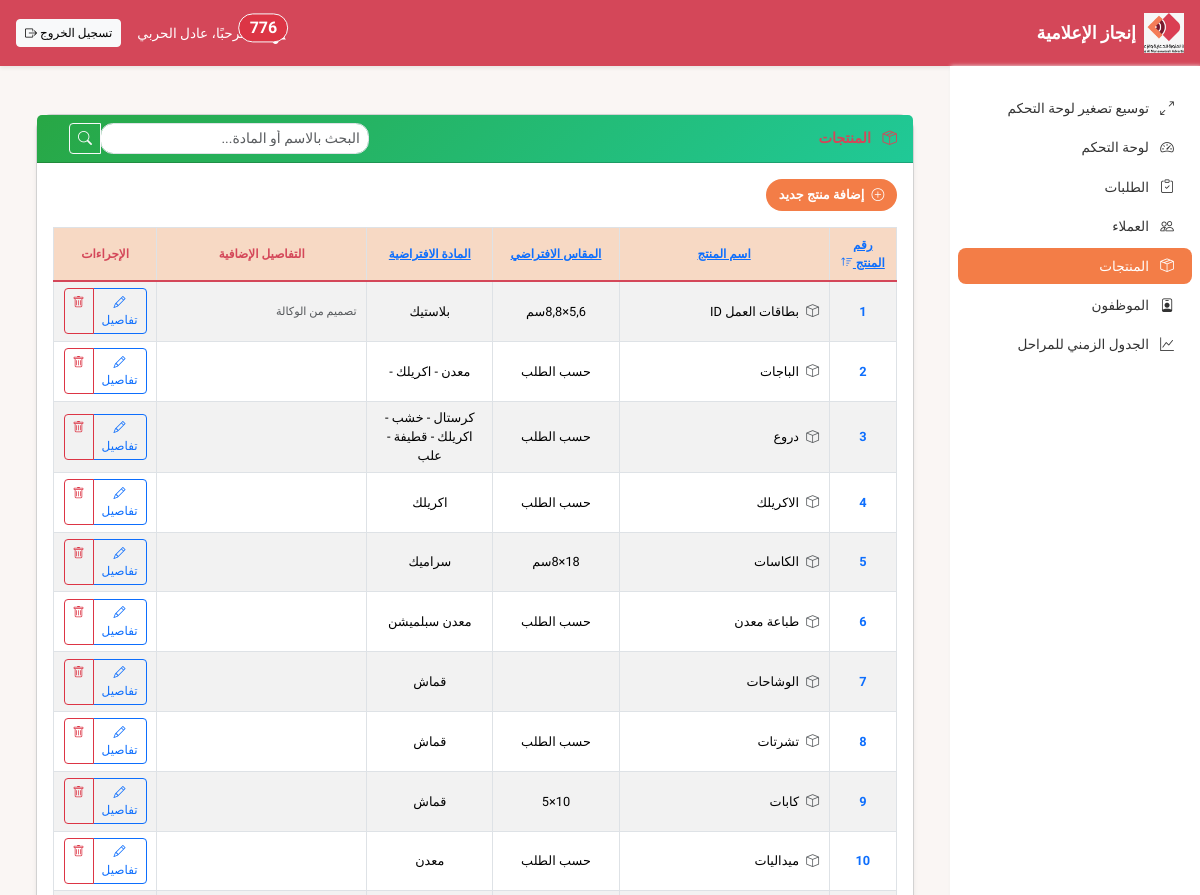
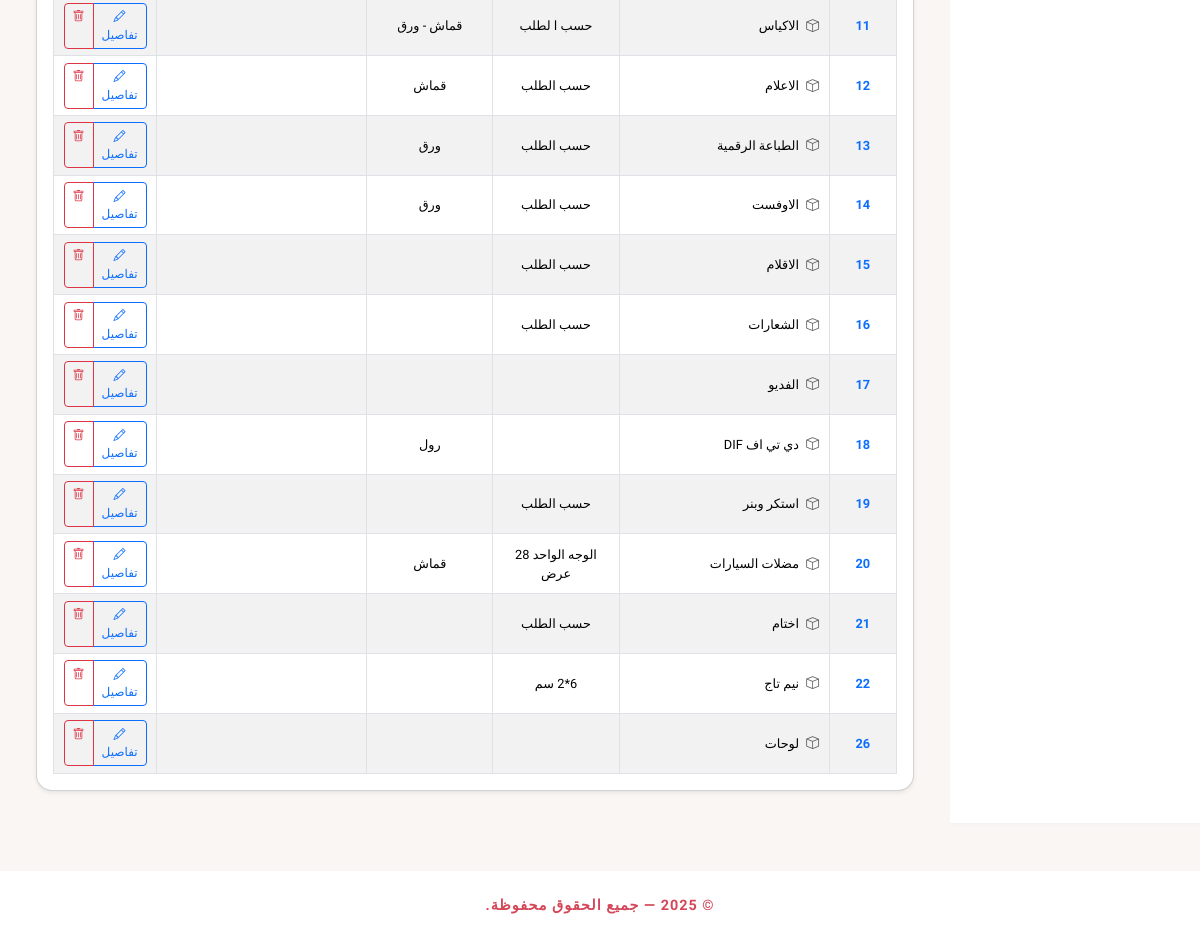
The page /products (signed in) on the database its author committed (2 pictures, top to bottom).
### tables this page shows
CREATE TABLE `products` (
  `product_id` int(11) NOT NULL,
  `name` varchar(100) NOT NULL,
  `default_size` varchar(50) DEFAULT NULL,
  `default_material` varchar(50) DEFAULT NULL,
  `default_details` text DEFAULT NULL
);

### src/Controller/ProductController.php (called while the page is built, shortened)
<?php
class ProductController
{
    private \mysqli $conn;
    public function __construct(\mysqli $conn)
    {
        $this->conn = $conn;
    }
    public function index(): void
    {
        $sort_column_key = $_GET['sort'] ?? 'product_id';
        $sort_order = $_GET['order'] ?? 'asc';
        $sort_column_sql = $sort_column_key;
        $res = $this->conn->query("SELECT * FROM products ORDER BY $sort_column_sql $sort_order");
        require_once __DIR__ . '/../View/product/list.php';
    }
}

### src/View/product/list.php (the view, shortened to what this page needs)
<div class="container-fluid">
    <div class="row">
        <div class="col-12">
            <div class="card shadow-sm">
                <div class="card-header bg-primary text-white d-flex justify-content-between align-items-center">
                    <h5 class="mb-0">
                        <i class="bi bi-box-seam me-2"></i>
                        المنتجات
                    </h5>
                    <form method="get" class="d-flex align-items-center">
                        <div class="input-group input-group-sm me-3" style="width: 300px;">
                            <input type="text" name="search" id="searchInput" class="form-control" placeholder="البحث بالاسم أو المادة..." value="<?= htmlspecialchars($_GET['search'] ?? '') ?>">
                            <button class="btn btn-outline-light" type="submit">
                                <i class="bi bi-search"></i>
                            </button>
                        </div>
                    </form>
                </div>
                <div class="card-body">
                    <div class="mb-3 d-flex flex-wrap gap-2">
                        <a href="<?= \App\Core\Helpers::url('/products/add') ?>" class="btn btn-success">
                            <i class="bi bi-plus-circle me-1"></i>
                            إضافة منتج جديد
                        </a>
                    </div>
                    <div class="table-responsive">
                        <table class="table table-bordered table-striped table-hover text-center table-sm" id="productsMainTable">
                            <thead>
                                <tr>
                                    <th style="width: 8%;"><?= \App\Core\Helpers::generate_sort_link('product_id', 'رقم المنتج', $sort_column_key, $sort_order) ?></th>
                                    <th style="width: 25%;"><?= \App\Core\Helpers::generate_sort_link('name', 'اسم المنتج', $sort_column_key, $sort_order) ?></th>
                                    <th style="width: 15%;"><?= \App\Core\Helpers::generate_sort_link('default_size', 'المقاس الافتراضي', $sort_column_key, $sort_order) ?></th>
                                    <th style="width: 15%;"><?= \App\Core\Helpers::generate_sort_link('default_material', 'المادة الافتراضية', $sort_column_key, $sort_order) ?></th>
                                    <th style="width: 25%;">التفاصيل الإضافية</th>
                                    <th style="width: 12%;">الإجراءات</th>
                                </tr>
                            </thead>
                            <tbody>
                                <?php while($row = $res->fetch_assoc()): ?>
                                <tr>
                                    <td class="fw-bold text-primary"><?= $row['product_id'] ?></td>
                                    <td class="text-start">
                                        <i class="bi bi-box text-muted me-1"></i>
                                        <?= htmlspecialchars($row['name']) ?>
                                    </td>
                                    <td>
                                        <?= htmlspecialchars($row['default_size']) ?>
                                    </td>
                                    <td>
                                        <?= htmlspecialchars($row['default_material']) ?>
                                    </td>
                                    <td class="text-start">
                                        <small class="text-muted">
                                            <?= htmlspecialchars(substr($row['default_details'], 0, 50)) ?>
                                        </small>
                                    </td>
                                    <td>
                                        <div class="btn-group btn-group-sm" role="group">
                                            <a href="<?= \App\Core\Helpers::url('/products/edit?id=' . $row['product_id']) ?>" class="btn btn-outline-primary btn-sm" title="تعديل">
                                                <i class="bi bi-pencil"></i> تفاصيل
                                            </a>
                                            <a href="<?= \App\Core\Helpers::url('/products/confirm-delete?id=' . $row['product_id']) ?>" class="btn btn-outline-danger btn-sm" title="حذف">
                                                <i class="bi bi-trash"></i>
                                            </a>
                                        </div>
                                    </td>
                                </tr>
                                <?php endwhile; ?>
                            </tbody>
                        </table>
                    </div>
                </div>
            </div>
        </div>
    </div>
</div>

### public/assets/style.css (style rules this page uses)
body { background: #faf6f4; font-family: 'Tajawal', Arial, sans-serif; color: #333; font-size: 0.85rem; }
h1, h2, h3, h4, h5, h6 { font-weight: bold; color: #D44759; }
h5 { font-size: 0.9rem; }
.btn-primary, .btn-success, .btn-danger, .btn-warning { font-weight: bold; border-radius: 1.5rem; font-size: 0.8rem; padding: 0.4rem 0.8rem; }
.btn-sm { font-size: 0.75rem; padding: 0.25rem 0.5rem; }
.btn-success { background: #F37D47; border: none; }
.card { border-radius: 1rem !important; box-shadow: 0 2px 10px rgba(0,0,0,0.1); margin-bottom: 1rem; }
.card-body { padding: 1rem; }
.table { font-size: 0.8rem; margin-bottom: 0; }
.table th, .table td { vertical-align: middle !important; padding: 0.4rem 0.6rem; border-top: 1px solid #dee2e6; }
.table thead th { background: #f7d9c4 !important; color: #D44759; font-weight: bold; font-size: 0.75rem; padding: 0.5rem 0.6rem; border-bottom: 2px solid #D44759; }
.table-striped tbody tr:nth-of-type(odd) { background-color: rgba(0,0,0,.02); }
input[type="text"], input[type="number"], input[type="email"], input[type="date"], textarea, select { border-radius: 0.8rem !important; font-size: 0.85rem; padding: 0.4rem 0.8rem; }
.container-fluid { padding-left: 0.5rem; padding-right: 0.5rem; }
.row { margin-left: -0.5rem; margin-right: -0.5rem; }

### src/header.php (style rules this page uses)
body { font-family: 'Tajawal', Arial, sans-serif; background: #faf6f4; }

### src/View/product/list.php (style rules this page uses)
.card-header { background: linear-gradient(135deg, #28a745, #20c997) !important; }

### rows shown on the page
products: product_id "1", name "بطاقات العمل ID", default_size "5,6×8,8سم", default_material "بلاستيك", default_details "تصميم من الوكالة"
products: product_id "2", name "الباجات", default_size "حسب الطلب", default_material "معدن - اكريلك -"
products: product_id "3", name "دروع", default_size "حسب الطلب", default_material "كرستال - خشب - اكريلك - قطيفة - علب"
products: product_id "4", name "الاكريلك", default_size "حسب الطلب", default_material "اكريلك"
products: product_id "5", name "الكاسات", default_size "18×8سم", default_material "سراميك"
products: product_id "6", name "طباعة معدن", default_size "حسب الطلب", default_material "معدن سبلميشن"
products: product_id "7", name "الوشاحات", default_material "قماش"
products: product_id "8", name "تشرتات", default_size "حسب الطلب", default_material "قماش"
products: product_id "9", name "كابات", default_size "10×5", default_material "قماش"
products: product_id "10", name "ميداليات", default_size "حسب الطلب", default_material "معدن"
products: product_id "11", name "الاكياس", default_size "حسب ا لطلب", default_material "قماش - ورق"
products: product_id "12", name "الاعلام", default_size "حسب الطلب", default_material "قماش"
products: product_id "13", name "الطباعة الرقمية", default_size "حسب الطلب", default_material "ورق"
products: product_id "14", name "الاوفست", default_size "حسب الطلب", default_material "ورق"
products: product_id "15", name "الاقلام", default_size "حسب الطلب"
products: product_id "16", name "الشعارات", default_size "حسب الطلب"
products: product_id "17", name "الفديو"
products: product_id "18", name "دي تي اف DIF", default_material "رول"
products: product_id "19", name "استكر وبنر", default_size "حسب الطلب"
products: product_id "20", name "مضلات السيارات", default_size "الوجه الواحد 28 عرض", default_material "قماش"
products: product_id "21", name "اختام", default_size "حسب الطلب"
products: product_id "22", name "نيم تاج", default_size "6*2 سم"
products: product_id "26", name "لوحات"

### other values the page prints
$unread_count "776"
$_SESSION['user_name'] "عادل الحربي"
$title "رقم المنتج اسم المنتج المقاس الافتراضي المادة الافتراضية"
